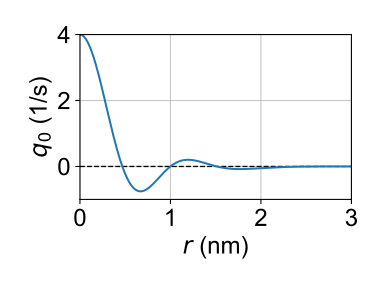

Here is the Python script that generated this plot:
import matplotlib.pyplot as plt
import numpy as np
from scipy.optimize import fsolve
import matplotlib.cm as cm

from matplotlib import rcParams
rcParams['font.family'] = 'sans-serif'
rcParams['font.sans-serif'] = 'Arial'
rcParams['savefig.dpi'] = 300
rcParams['font.size'] = 18

u = 0.06
beta = 0.08
eta = 1.2

xs = np.linspace(0, 3.0, 1001)
ys = 4*np.exp(-2*xs**2)*(1-xs**2)*(1-5*xs**2+2*xs**4)

#fig, ax = plt.subplots()
fig = plt.figure(figsize=(4,3))

plt.hlines(y=0, xmin=0, xmax=3, linewidth=1, linestyles='--',color='k')

plt.plot(xs, ys)
plt.grid(alpha=0.7)
plt.xlim([0,3])
plt.ylim([-1,4])

plt.xlabel("$r$ (nm)")
plt.ylabel("$q_0$ (1/s)")
plt.tight_layout()
fig.savefig("fig3c.svg")